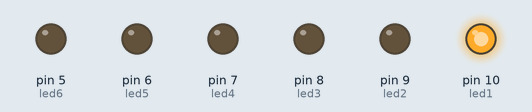
This sketch was run on a simulated Arduino Uno, built with avr-gcc and run on an emulated ATmega328P. On the bench: output pins drawn as LEDs (lit = HIGH).

Above: at 0.05 s.
At 0.45 s:
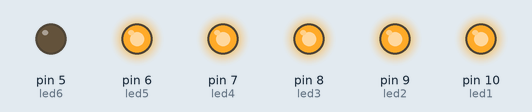
At 0.85 s:
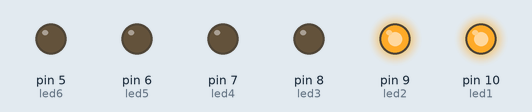
At 1.25 s:
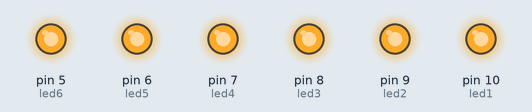
At 1.75 s:
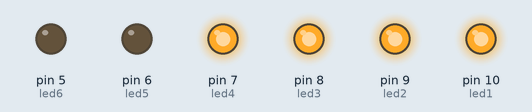
At 2.75 s:
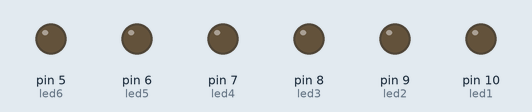
Timing chart, 0 to 3.0 s (numbered marks = the images above):
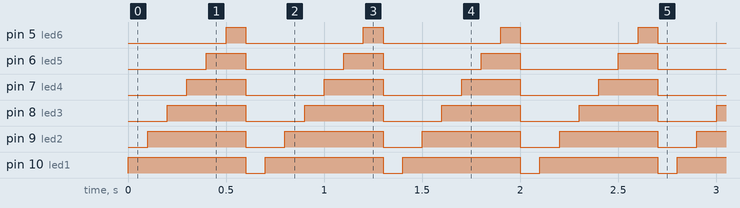

The sketch:

led_ifelse.ino
```cpp
#define led1 10
#define led2 9
#define led3 8
#define led4 7
#define led5 6
#define led6 5
int t=1;
void setup() {

  pinMode(led1,OUTPUT);
  pinMode(led2,OUTPUT);
  pinMode(led3,OUTPUT);
  pinMode(led4,OUTPUT);
  pinMode(led5,OUTPUT);
  pinMode(led6,OUTPUT);

}
void ledcon(int a,int b,int c,int d,int e,int f){
    digitalWrite(led1,a);
    digitalWrite(led2,b);
    digitalWrite(led3,c);
    digitalWrite(led4,d);
    digitalWrite(led5,e);
    digitalWrite(led6,f);
}

void loop() {
  if(t%7==0){
    ledcon(0,0,0,0,0,0);
    t++;
    delay(100);
  }
  else if(t%7==1){
    ledcon(1,0,0,0,0,0);
    t++;
    delay(100);
  }
  else if(t%7==2){
    ledcon(1,1,0,0,0,0);
    t++;
    delay(100);
  }
  else if(t%7==3){
    ledcon(1,1,1,0,0,0);
    t++;
    delay(100);
  }
  else if(t%7==4){
    ledcon(1,1,1,1,0,0);
    t++;
    delay(100);
  }
  else if(t%7==5){
    ledcon(1,1,1,1,1,0);
    t++;
    delay(100);
  }
  else if(t%7==6){
    ledcon(1,1,1,1,1,1);
    t++;
    delay(100);
  }

}
```

Measured:
- by itself, pin 5 (led6): alternates HIGH for 0.10 s and LOW for 0.60 s
- by itself, pin 6 (led5): alternates HIGH for 0.20 s and LOW for 0.50 s
- by itself, pin 7 (led4): alternates HIGH for 0.30 s and LOW for 0.40 s
- by itself, pin 8 (led3): alternates HIGH for 0.40 s and LOW for 0.30 s
- by itself, pin 9 (led2): alternates HIGH for 0.50 s and LOW for 0.20 s
- by itself, pin 10 (led1): alternates HIGH for 0.60 s and LOW for 0.10 s
